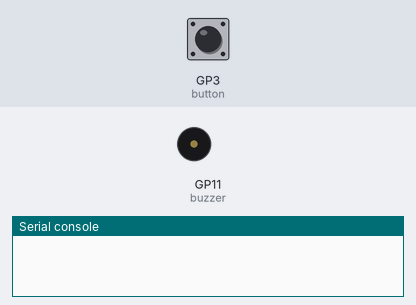
A program run on a simulated Raspberry Pi Pico running MicroPython. On the bench: buzzer (waves = sounding, pin HIGH), the last lines printed to the serial console. The test bench sets the inputs (shaded band); at power-on: GP3 (button) HIGH.

Above: at 1.2 s.
1.3 s: GP3 (button) pulled LOW for 0.15 s
At 1.4 s:
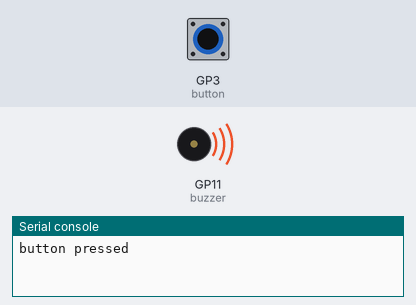
3.0 s: GP3 (button) pulled LOW for 3.2 s
At 7.2 s:
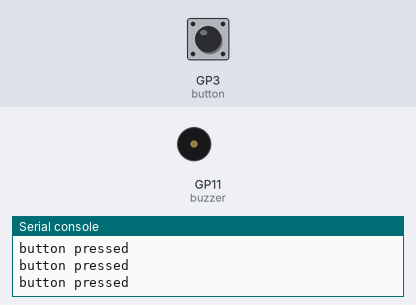
Timing chart, 0 to 8.7 s (numbered marks = the images above; inputs shaded):
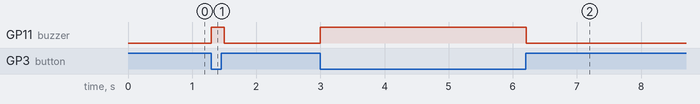

Measured:
- after the input at 1.3 s, GP11 (buzzer): LOW → HIGH at once, → LOW 0.20 s later
- after the input at 3.0 s, GP11 (buzzer): LOW → HIGH at once, → LOW 3.2 s later

The program:

buzzer.py
```python
from machine import Pin
import time

button = Pin(3, Pin.IN, Pin.PULL_UP)
buzzer = Pin(11, Pin.OUT)

while True:
    if button.value() == 0:
        print("button pressed")
        buzzer.value(0.0001)
        time.sleep(0.1)
    else:
        buzzer.value(0)
```
